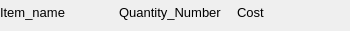
<?xml version="1.0" encoding="UTF-8"?>
<ui version="4.0">
 <class>Form</class>
 <widget class="QWidget" name="Form">
  <property name="geometry">
   <rect>
    <x>0</x>
    <y>0</y>
    <width>350</width>
    <height>31</height>
   </rect>
  </property>
  <property name="maximumSize">
   <size>
    <width>16777215</width>
    <height>31</height>
   </size>
  </property>
  <property name="windowTitle">
   <string>Form</string>
  </property>
  <layout class="QHBoxLayout" name="horizontalLayout">
   <property name="leftMargin">
    <number>0</number>
   </property>
   <property name="topMargin">
    <number>5</number>
   </property>
   <property name="rightMargin">
    <number>0</number>
   </property>
   <item>
    <widget class="QLabel" name="item_name">
     <property name="font">
      <font>
       <pointsize>10</pointsize>
      </font>
     </property>
     <property name="text">
      <string>Item_name</string>
     </property>
    </widget>
   </item>
   <item alignment="Qt::AlignLeft">
    <widget class="QLabel" name="item_qty">
     <property name="font">
      <font>
       <pointsize>10</pointsize>
      </font>
     </property>
     <property name="text">
      <string>Quantity_Number</string>
     </property>
    </widget>
   </item>
   <item>
    <widget class="QLabel" name="item_cost">
     <property name="maximumSize">
      <size>
       <width>16777215</width>
       <height>30</height>
      </size>
     </property>
     <property name="font">
      <font>
       <pointsize>10</pointsize>
      </font>
     </property>
     <property name="text">
      <string>Cost</string>
     </property>
    </widget>
   </item>
  </layout>
 </widget>
 <resources/>
 <connections/>
</ui>
